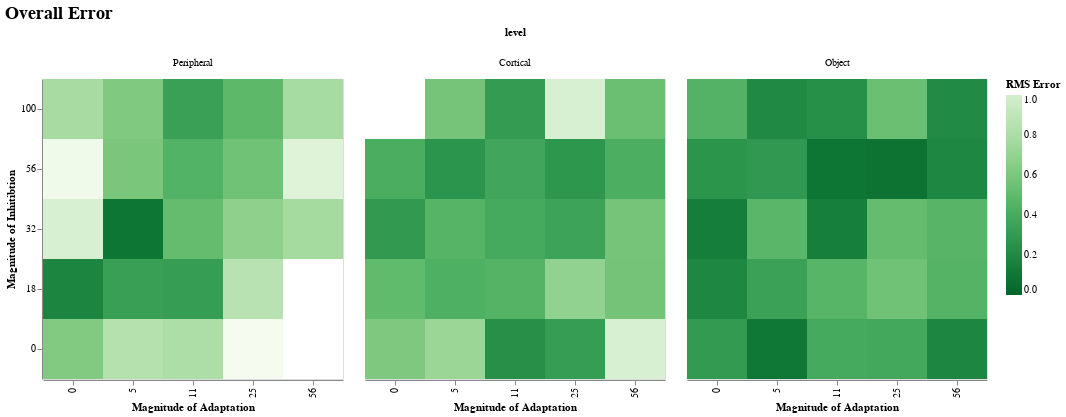

The cell this chart's notebook holds for it:
### Code cell
df_combined |>
  @vlplot(:rect, width=300, height=300,
          title={text="Overall Error",fontSize=18},
          column={field=:level, typ="nominal", sort=["Peripheral", "Cortical", "Object"]},
          x={field=:c_a, typ="ordinal", sort = "ascending",
             axis={title="Magnitude of Adaptation"}},
          y={field=:c_m, typ="ordinal", sort = "descending",
             axis={title="Magnitude of Inhitibtion"}},
          color={field="rms", aggregate="mean", typ="quantitative", sort="descending",
                 legend={title="RMS Error"}, scale={domain = [0,1]}},
          config={range={heatmap={scheme="greens"}},
                  invalidValues="filter"})

### Figure 1 — Vega-Lite specification as saved in the notebook (floating-point values rounded to 4 significant figures)
{"config": {"invalidValues": "filter", "range": {"heatmap": {"scheme": "greens"}}}, "data": {"values": [{"c_a": 0, "c_m": 0, "kurt": -0.4501, "level": "Object", "rms": 0.3012, "skew": -0.1703, "stream_rms": 0.2013}, {"c_a": 0, "c_m": 18, "kurt": -0.04758, "level": "Object", "rms": 0.1906, "skew": -0.2715, "stream_rms": 0.1817}, {"c_a": 0, "c_m": 32, "kurt": 0.05746, "level": "Object", "rms": 0.1366, "skew": -0.1401, "stream_rms": 0.1819}, {"c_a": 0, "c_m": 56, "kurt": 0.4174, "level": "Object", "rms": 0.2678, "skew": 0.1162, "stream_rms": 0.1656}, {"c_a": 0, "c_m": 100, "kurt": 0.7001, "level": "Object", "rms": 0.4496, "skew": 0.2814, "stream_rms": 0.193}, {"c_a": 5, "c_m": 0, "kurt": -0.1376, "level": "Object", "rms": 0.1066, "skew": -0.02571, "stream_rms": 0.1203}, {"c_a": 5, "c_m": 18, "kurt": 0.4411, "level": "Object", "rms": 0.3406, "skew": -0.3788, "stream_rms": 0.1}, {"c_a": 5, "c_m": 32, "kurt": -0.7772, "level": "Object", "rms": 0.4755, "skew": 0.2031, "stream_rms": 0.1819}, {"c_a": 5, "c_m": 56, "kurt": -0.4441, "level": "Object", "rms": 0.2902, "skew": -0.1893, "stream_rms": 0.14}, {"c_a": 5, "c_m": 100, "kurt": 0.2175, "level": "Object", "rms": 0.2027, "skew": -0.2382, "stream_rms": 0.1385}, {"c_a": 11, "c_m": 0, "kurt": -0.631, "level": "Object", "rms": 0.3941, "skew": 0.2479, "stream_rms": 0.07986}, {"c_a": 11, "c_m": 18, "kurt": -0.7977, "level": "Object", "rms": 0.4659, "skew": -0.05707, "stream_rms": 0.1076}, {"c_a": 11, "c_m": 32, "kurt": -0.1705, "level": "Object", "rms": 0.1439, "skew": -0.1474, "stream_rms": 0.1063}, {"c_a": 11, "c_m": 56, "kurt": 0.03603, "level": "Object", "rms": 0.09353, "skew": 0.02411, "stream_rms": 0.1561}, {"c_a": 11, "c_m": 100, "kurt": -0.3647, "level": "Object", "rms": 0.2349, "skew": -0.1136, "stream_rms": 0.1399}, {"c_a": 25, "c_m": 0, "kurt": -0.6057, "level": "Object", "rms": 0.3847, "skew": 0.2644, "stream_rms": 0.08521}, {"c_a": 25, "c_m": 18, "kurt": -0.9404, "level": "Object", "rms": 0.5611, "skew": 0.2278, "stream_rms": 0.09072}, {"c_a": 25, "c_m": 32, "kurt": -0.8872, "level": "Object", "rms": 0.5169, "skew": -0.03356, "stream_rms": 0.1153}, {"c_a": 25, "c_m": 56, "kurt": -0.03701, "level": "Object", "rms": 0.07951, "skew": -0.07908, "stream_rms": 0.1065}, {"c_a": 25, "c_m": 100, "kurt": 0.62, "level": "Object", "rms": 0.5381, "skew": -0.6876, "stream_rms": 0.1079}, {"c_a": 56, "c_m": 0, "kurt": -0.2889, "level": "Object", "rms": 0.1843, "skew": 0.1097, "stream_rms": 0.07961}, {"c_a": 56, "c_m": 18, "kurt": -0.7764, "level": "Object", "rms": 0.4565, "skew": 0.1295, "stream_rms": 0.07444}, {"c_a": 56, "c_m": 32, "kurt": -0.8053, "level": "Object", "rms": 0.4689, "skew": 0.07933, "stream_rms": 0.07042}, {"c_a": 56, "c_m": 56, "kurt": -0.2419, "level": "Object", "rms": 0.1867, "skew": -0.1979, "stream_rms": 0.08323}, {"c_a": 56, "c_m": 100, "kurt": -0.2244, "level": "Object", "rms": 0.2038, "skew": -0.262, "stream_rms": 0.07497}, {"c_a": 0, "c_m": 0, "kurt": -0.9415, "level": "Cortical", "rms": 0.6101, "skew": -0.41, "stream_rms": 0.2495}, {"c_a": 0, "c_m": 18, "kurt": -0.8407, "level": "Cortical", "rms": 0.5045, "skew": -0.09158, "stream_rms": 0.22}, {"c_a": 0, "c_m": 32, "kurt": -0.4703, "level": "Cortical", "rms": 0.2962, "skew": -0.006669, "stream_rms": 0.205}, {"c_a": 0, "c_m": 56, "kurt": -0.2076, "level": "Cortical", "rms": 0.4165, "skew": 0.6571, "stream_rms": 0.2137}, {"c_a": 0, "c_m": 100, "kurt": 6.127, "level": "Cortical", "rms": 3.905, "skew": -2.849, "stream_rms": 0.274}, {"c_a": 5, "c_m": 0, "kurt": -1.231, "level": "Cortical", "rms": 0.7316, "skew": 0.2004, "stream_rms": 0.2242}, {"c_a": 5, "c_m": 18, "kurt": -0.715, "level": "Cortical", "rms": 0.4303, "skew": -0.01397, "stream_rms": 0.2097}, {"c_a": 5, "c_m": 32, "kurt": -0.761, "level": "Cortical", "rms": 0.4623, "skew": -0.1277, "stream_rms": 0.2137}, {"c_a": 5, "c_m": 56, "kurt": -0.1017, "level": "Cortical", "rms": 0.2693, "skew": -0.4304, "stream_rms": 0.1482}, {"c_a": 5, "c_m": 100, "kurt": -0.9199, "level": "Cortical", "rms": 0.5768, "skew": 0.3392, "stream_rms": 0.1915}, {"c_a": 11, "c_m": 0, "kurt": -0.3847, "level": "Cortical", "rms": 0.2372, "skew": 0.0021, "stream_rms": 0.144}, {"c_a": 11, "c_m": 18, "kurt": -0.7463, "level": "Cortical", "rms": 0.4533, "skew": 0.1178, "stream_rms": 0.2136}, {"c_a": 11, "c_m": 32, "kurt": -0.654, "level": "Cortical", "rms": 0.3937, "skew": 0.03197, "stream_rms": 0.1904}, {"c_a": 11, "c_m": 56, "kurt": 0.378, "level": "Cortical", "rms": 0.3731, "skew": -0.5014, "stream_rms": 0.1529}, {"c_a": 11, "c_m": 100, "kurt": 0.3106, "level": "Cortical", "rms": 0.3048, "skew": -0.4061, "stream_rms": 0.1315}, {"c_a": 25, "c_m": 0, "kurt": -0.5369, "level": "Cortical", "rms": 0.3199, "skew": 0.09916, "stream_rms": 0.09481}, {"c_a": 25, "c_m": 18, "kurt": -1.13, "level": "Cortical", "rms": 0.6925, "skew": 0.34, "stream_rms": 0.2138}, {"c_a": 25, "c_m": 32, "kurt": -0.5051, "level": "Cortical", "rms": 0.3513, "skew": 0.2807, "stream_rms": 0.1903}, {"c_a": 25, "c_m": 56, "kurt": 0.4678, "level": "Cortical", "rms": 0.2797, "skew": -0.01625, "stream_rms": 0.1246}, {"c_a": 25, "c_m": 100, "kurt": 1.768, "level": "Cortical", "rms": 1.027, "skew": -0.152, "stream_rms": 0.1216}, {"c_a": 56, "c_m": 0, "kurt": -1.751, "level": "Cortical", "rms": 1.026, "skew": 0.08081, "stream_rms": 0.2953}, {"c_a": 56, "c_m": 18, "kurt": -0.7877, "level": "Cortical", "rms": 0.5724, "skew": 0.5729, "stream_rms": 0.1851}, {"c_a": 56, "c_m": 32, "kurt": -0.8769, "level": "Cortical", "rms": 0.5765, "skew": 0.4413, "stream_rms": 0.1829}, {"c_a": 56, "c_m": 56, "kurt": -0.5237, "level": "Cortical", "rms": 0.4229, "skew": 0.4908, "stream_rms": 0.1463}, {"c_a": 56, "c_m": 100, "kurt": 0.3947, "level": "Cortical", "rms": 0.5391, "skew": 0.8312, "stream_rms": 0.1591}, {"c_a": 0, "c_m": 0, "kurt": -0.8073, "level": "Peripheral", "rms": 0.627, "skew": 0.5503, "stream_rms": 0.4741}, {"c_a": 0, "c_m": 18, "kurt": -0.2602, "level": "Peripheral", "rms": 0.1788, "skew": 0.1131, "stream_rms": 0.1242}, {"c_a": 0, "c_m": 32, "kurt": -1.712, "level": "Peripheral", "rms": 1.024, "skew": -0.3833, "stream_rms": 0.2542}, {"c_a": 0, "c_m": 56, "kurt": -1.974, "level": "Peripheral", "rms": 1.154, "skew": -0.1627, "stream_rms": 0.2726}, {"c_a": 0, "c_m": 100, "kurt": -0.3667, "level": "Peripheral", "rms": 0.7838, "skew": -1.278, "stream_rms": 0.2741}, {"c_a": 5, "c_m": 0, "kurt": -1.157, "level": "Peripheral", "rms": 0.8408, "skew": -0.6499, "stream_rms": 0.5993}, {"c_a": 5, "c_m": 18, "kurt": -0.5606, "level": "Peripheral", "rms": 0.3291, "skew": -0.06014, "stream_rms": 0.08325}, {"c_a": 5, "c_m": 32, "kurt": -0.06315, "level": "Peripheral", "rms": 0.09362, "skew": 0.01755, "stream_rms": 0.1483}, {"c_a": 5, "c_m": 56, "kurt": -1.004, "level": "Peripheral", "rms": 0.5967, "skew": -0.09947, "stream_rms": 0.2257}, {"c_a": 5, "c_m": 100, "kurt": -0.9482, "level": "Peripheral", "rms": 0.6186, "skew": 0.4411, "stream_rms": 0.2334}, {"c_a": 11, "c_m": 0, "kurt": -0.4744, "level": "Peripheral", "rms": 0.8153, "skew": -1.185, "stream_rms": 0.6046}, {"c_a": 11, "c_m": 18, "kurt": -0.3177, "level": "Peripheral", "rms": 0.3209, "skew": 0.3873, "stream_rms": 0.2407}, {"c_a": 11, "c_m": 32, "kurt": -0.8203, "level": "Peripheral", "rms": 0.5177, "skew": 0.2961, "stream_rms": 0.2086}, {"c_a": 11, "c_m": 56, "kurt": -0.7369, "level": "Peripheral", "rms": 0.4477, "skew": 0.2233, "stream_rms": 0.09235}, {"c_a": 11, "c_m": 100, "kurt": -0.4937, "level": "Peripheral", "rms": 0.3381, "skew": 0.2338, "stream_rms": 0.2111}, {"c_a": 25, "c_m": 0, "kurt": -1.956, "level": "Peripheral", "rms": 1.18, "skew": -0.1277, "stream_rms": 0.5814}, {"c_a": 25, "c_m": 18, "kurt": -1.402, "level": "Peripheral", "rms": 0.8607, "skew": 0.4074, "stream_rms": 0.2998}, {"c_a": 25, "c_m": 32, "kurt": -1.058, "level": "Peripheral", "rms": 0.6742, "skew": 0.417, "stream_rms": 0.2646}, {"c_a": 25, "c_m": 56, "kurt": -0.9052, "level": "Peripheral", "rms": 0.5602, "skew": 0.2922, "stream_rms": 0.1916}, {"c_a": 25, "c_m": 100, "kurt": -0.7662, "level": "Peripheral", "rms": 0.4873, "skew": 0.348, "stream_rms": 0.064}, {"c_a": 56, "c_m": 0, "kurt": 7.484, "level": "Peripheral", "rms": 4.672, "skew": -3.02, "stream_rms": 0.5967}, {"c_a": 56, "c_m": 18, "kurt": null, "level": "Peripheral", "rms": 100, "skew": null, "stream_rms": 0.538}, {"c_a": 56, "c_m": 32, "kurt": -0.3556, "level": "Peripheral", "rms": 0.7761, "skew": -1.218, "stream_rms": 0.4452}, {"c_a": 56, "c_m": 56, "kurt": -1.797, "level": "Peripheral", "rms": 1.062, "skew": 0.04305, "stream_rms": 0.3917}, {"c_a": 56, "c_m": 100, "kurt": -1.292, "level": "Peripheral", "rms": 0.7803, "skew": -0.1328, "stream_rms": 0.3742}]}, "encoding": {"color": {"aggregate": "mean", "field": "rms", "legend": {"title": "RMS Error"}, "scale": {"domain": [0, 1]}, "sort": "descending", "type": "quantitative"}, "column": {"field": "level", "sort": ["Peripheral", "Cortical", "Object"], "type": "nominal"}, "x": {"axis": {"title": "Magnitude of Adaptation"}, "field": "c_a", "sort": "ascending", "type": "ordinal"}, "y": {"axis": {"title": "Magnitude of Inhitibtion"}, "field": "c_m", "sort": "descending", "type": "ordinal"}}, "height": 300, "mark": "rect", "title": {"fontSize": 18, "text": "Overall Error"}, "width": 300}
